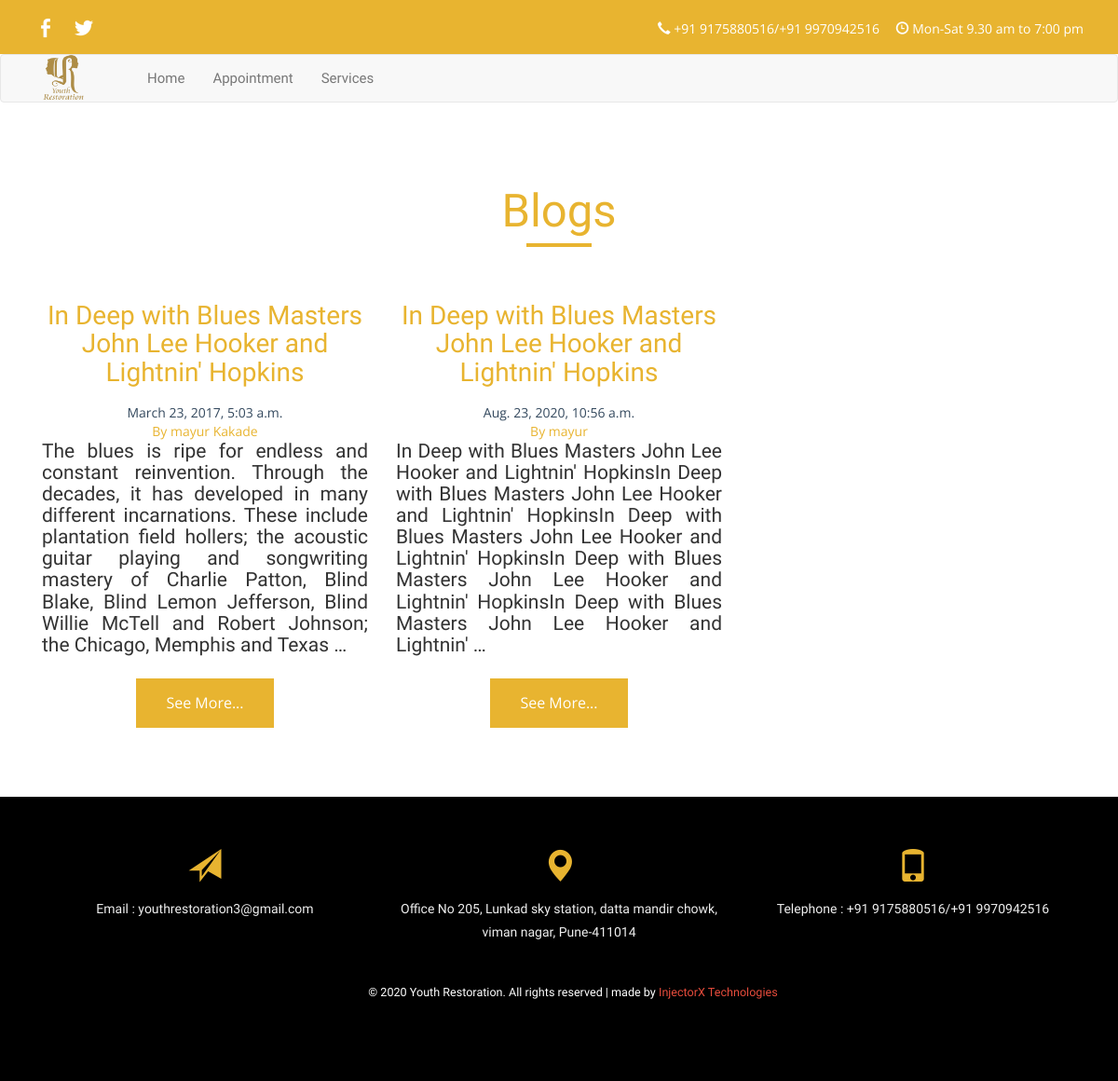
Screenshot of /blog/ with the database file from the repository.
### guitar/models.py (models this page shows, shortened)
class Post(models.Model):
    title = models.CharField(max_length=200)
    author = models.CharField(max_length=50)
    description = models.TextField()
    created_at = models.DateTimeField('date published')

### guitar/views.py (the view)
# urls.py: url(r'^blog/$', views.PostPage.as_view(), name='blog'),
class PostPage(TemplateView):
    template_name = 'guitar/post.html'
    def get_context_data(self, **kwargs):
        context = super(PostPage, self).get_context_data(**kwargs)
        context['post'] = Post.objects.all()
        return context

### templates/guitar/post.html (shortened to what this page needs)
{% extends "base.html" %}
{% load staticfiles %}
{% load thumbnail %}
{% block maincontent  %}
        <div class="artists-agileits" id="artists">
            <div class="container">
            <h3 class="tittle">Blogs</h3>
            <div class="border"></div>
                <div class="slider">
                    <div class="callbacks_container">
                        <ul class="rslides" id="">
                            <li>
                                <div class="caption">
                                {% for obj in post %}
                                    <div class="col-md-4 cap-left">
                                    <h4>{{ obj.title }}</h4>
                                    <div class="col-md-12">
                                    <p style="  color: #34495E">{{ obj.created_at }} </p>
                                    <p style=" color: #E8B430">By {{ obj.author }}</p>
                                    </div>
                                        <h5 style="text-align: justify;">{{ obj.description|truncatewords:"50" }}</h5><br>
                                        <a  href="{% url "blogview" obj.id %}" class="buttonstyle">See More...</a>
                                    </div>
                                {% endfor %}
                                    <div class="clearfix"></div>
                                </div>
                            </li>
                                    <div class="clearfix"></div>
                                </div>
                    </div>
                </div>
            </div>
{% endblock  %}

### static/css/style.css (style rules this page uses)
body { margin:0; }
body { font-family: 'Open Sans', sans-serif; }
body a { transition: 0.5s all; -webkit-transition: 0.5s all; -o-transition: 0.5s all; -moz-transition: 0.5s all; -ms-transition: 0.5s all; }
ul { padding: 0; margin: 0; }
h1,h2,h3,h4,h5,h6 { margin:0; padding:0; font-family: 'Nova Round', cursive; }
p { margin:0; padding:0; color: #777; }
.welcome-w3ls,.service-w3l,.artists-agileits { padding: 5em 0; text-align: center; }
.border { width: 70px; background: #E8B430; display: block; height: 4px; margin: 0.5em auto 0; }
h3.tittle { color: #E8B430; font-size: 3.5em; text-align: center; }
.slider { position: relative; text-align: center; width: 100%; }
.rslides { position: relative; list-style: none; overflow: hidden; width: 100%; padding: 0; margin: 0; }
.rslides li { -webkit-backface-visibility: hidden; position: absolute; display: none; width: 100%; left: 0; top: 0; }
.rslides li:first-child { position: relative; display: block; float: left; }
.caption { margin-top: 3em; }
.caption h4 { padding: 0.6em 0; font-size: 2em; color: #E8B430; }
.caption h5 { font-size: 1.5em; }

### templates/base.html (style rules this page uses)
body { margin:0; }

### templates/guitar/post.html (style rules this page uses)
.buttonstyle { background-color: #E8B430; border: none; color: white; padding: 15px 32px; text-align: center; text-decoration: none; display: inline-block; font-size: 16px; margin: 4px 2px; cursor: pointer; }

### rows the page displays
Post: title "In Deep with Blues Masters John Lee Hooker and Lightnin' Hopkins", created_at "March 23, 2017, 5:03 a.m.", author "mayur Kakade", description "The blues is ripe for endless and constant reinvention. Through the decades, it has developed in many different incarnations. These include plantation field hollers; the acoustic guitar playing and songwriting mastery of Charlie Patton, Blind Blake, Blind Lemon Jefferson, Blind Willie McTell and Robert Johnson; the Chicago, Memphis and Texas …"
Post: title "In Deep with Blues Masters John Lee Hooker and Lightnin' Hopkins", created_at "Aug. 23, 2020, 10:56 a.m.", author "mayur", description "In Deep with Blues Masters John Lee Hooker and Lightnin' HopkinsIn Deep with Blues Masters John Lee Hooker and Lightnin' HopkinsIn Deep with Blues Masters John Lee Hooker and Lightnin' HopkinsIn Deep with Blues Masters John Lee Hooker and Lightnin' HopkinsIn Deep with Blues Masters John Lee Hooker and Lightnin' …"
